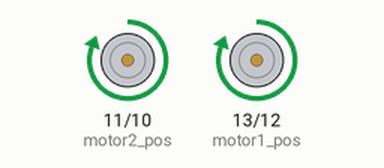
Bench run of a sketch on a simulated Arduino Uno, built with avr-gcc and run on an emulated ATmega328P. On the bench: motor-driver pin pairs drawn as motors (green arrow = first pin HIGH = forward, orange = second pin HIGH = backward, longer = more drive).

Above: at 1.0 s.
At 3.0 s:
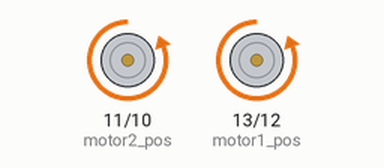
At 5.0 s:
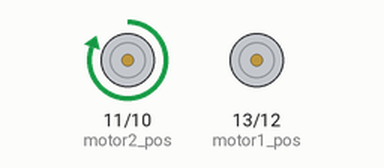
At 7.0 s:
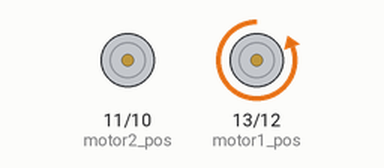
Timing chart, 0 to 10.4 s (numbered marks = the images above):
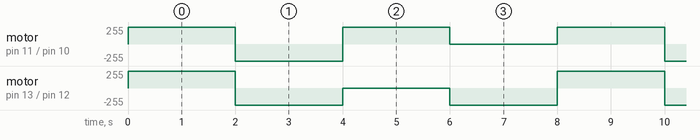

The sketch:

Class_21.ino
```cpp
int motor1_pos=13; //White; IN1; OUT1
int motor1_neg=12; //Orange; IN2; OUT2

int motor2_pos=11; //Blue; IN3; OUT3
int motor2_neg=10; //Green; IN4; OUT4

void setup() {
  pinMode(motor1_pos, OUTPUT);
  pinMode(motor1_neg, OUTPUT);
  pinMode(motor2_pos, OUTPUT);
  pinMode(motor2_neg, OUTPUT);
}

void loop() {
  digitalWrite(motor1_pos, 1);
  digitalWrite(motor1_neg, 0);
  digitalWrite(motor2_pos, 1);
  digitalWrite(motor2_neg, 0);
  delay(2000);
  digitalWrite(motor1_pos, 0);
  digitalWrite(motor1_neg, 1);
  digitalWrite(motor2_pos, 0);
  digitalWrite(motor2_neg, 1);
  delay(2000);
  digitalWrite(motor1_pos, 0);
  digitalWrite(motor1_neg, 0);
  digitalWrite(motor2_pos, 1);
  digitalWrite(motor2_neg, 0);
  delay(2000);
  digitalWrite(motor1_pos, 0);
  digitalWrite(motor1_neg, 1);
  digitalWrite(motor2_pos, 0);
  digitalWrite(motor2_neg, 0);
  delay(2000);
}
```

Measured:
- by itself, motor on pin 11 (motor2_pos) / pin 10 (motor2_neg): repeats every 8.0 s: backward 255/255 2.0 s, forward 255/255 2.0 s, stopped 2.0 s, forward 255/255 2.0 s
- by itself, motor on pin 13 (motor1_pos) / pin 12 (motor1_neg): repeats every 8.0 s: backward 255/255 2.0 s, stopped 2.0 s, backward 255/255 2.0 s, forward 255/255 2.0 s
